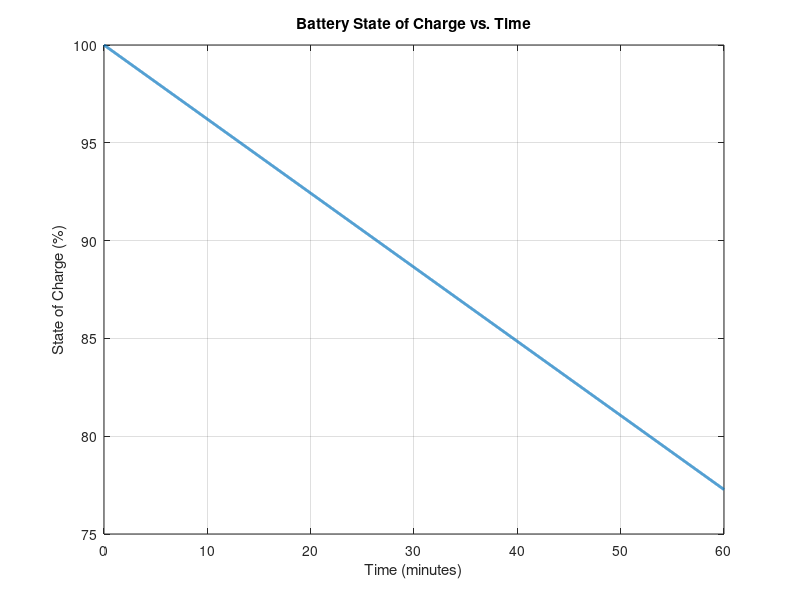

Write MATLAB code to recreate this figure.
%% Battery and Simulation Parameters
batteryCapacity = 4400;    % Battery capacity in mAh
initialSOC      = 100;     % Initial state-of-charge in percentage

t_total = 3600;            % Total simulation time in seconds (1 hour)
dt      = 1;               % Time step in seconds
time    = 0:dt:t_total;    % Time vector

% Example Current Profile:
% Assuming a constant discharge current of 1000 mA.
current = 1000 * ones(size(time));   % Current in mA

%% Initialize SoC Vector
SOC = zeros(size(time));
SOC(1) = initialSOC;

%% Calculate SoC Over Time Using a While Loop
i = 2;  % Start from the second element since the first is the initial SOC
while i <= length(time)
    % Calculate charge consumed during the time step (in mAh)
    consumed = current(i-1) * (dt / 3600);
    
    % Update SoC: subtract the percentage of battery capacity consumed
    SOC(i) = SOC(i-1) - (consumed / batteryCapacity) * 100;
    
    % Increment index
    i = i + 1;
end

%% Plot the Battery SoC vs. Time
figure;
plot(time/60, SOC, 'LineWidth', 2);
xlabel('Time (minutes)');
ylabel('State of Charge (%)');
title('Battery State of Charge vs. Time');
grid on;
